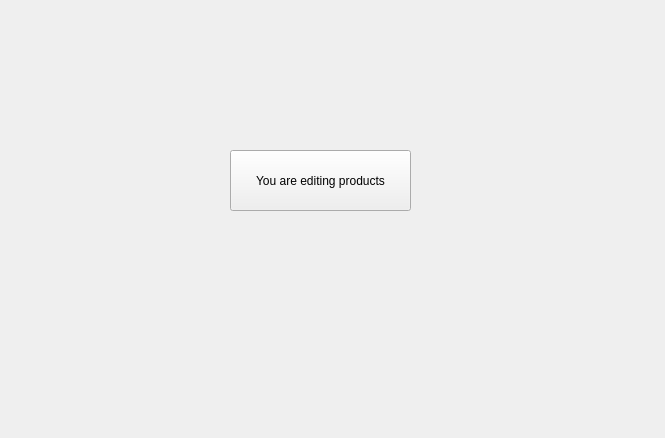
<?xml version="1.0" encoding="UTF-8"?>
<ui version="4.0">
 <class>CustomerEditProducts</class>
 <widget class="QWidget" name="CustomerEditProducts">
  <property name="geometry">
   <rect>
    <x>0</x>
    <y>0</y>
    <width>665</width>
    <height>438</height>
   </rect>
  </property>
  <property name="windowTitle">
   <string>Form</string>
  </property>
  <widget class="QPushButton" name="pushButton">
   <property name="geometry">
    <rect>
     <x>230</x>
     <y>150</y>
     <width>181</width>
     <height>61</height>
    </rect>
   </property>
   <property name="text">
    <string>You are editing products</string>
   </property>
  </widget>
 </widget>
 <resources/>
 <connections/>
</ui>
